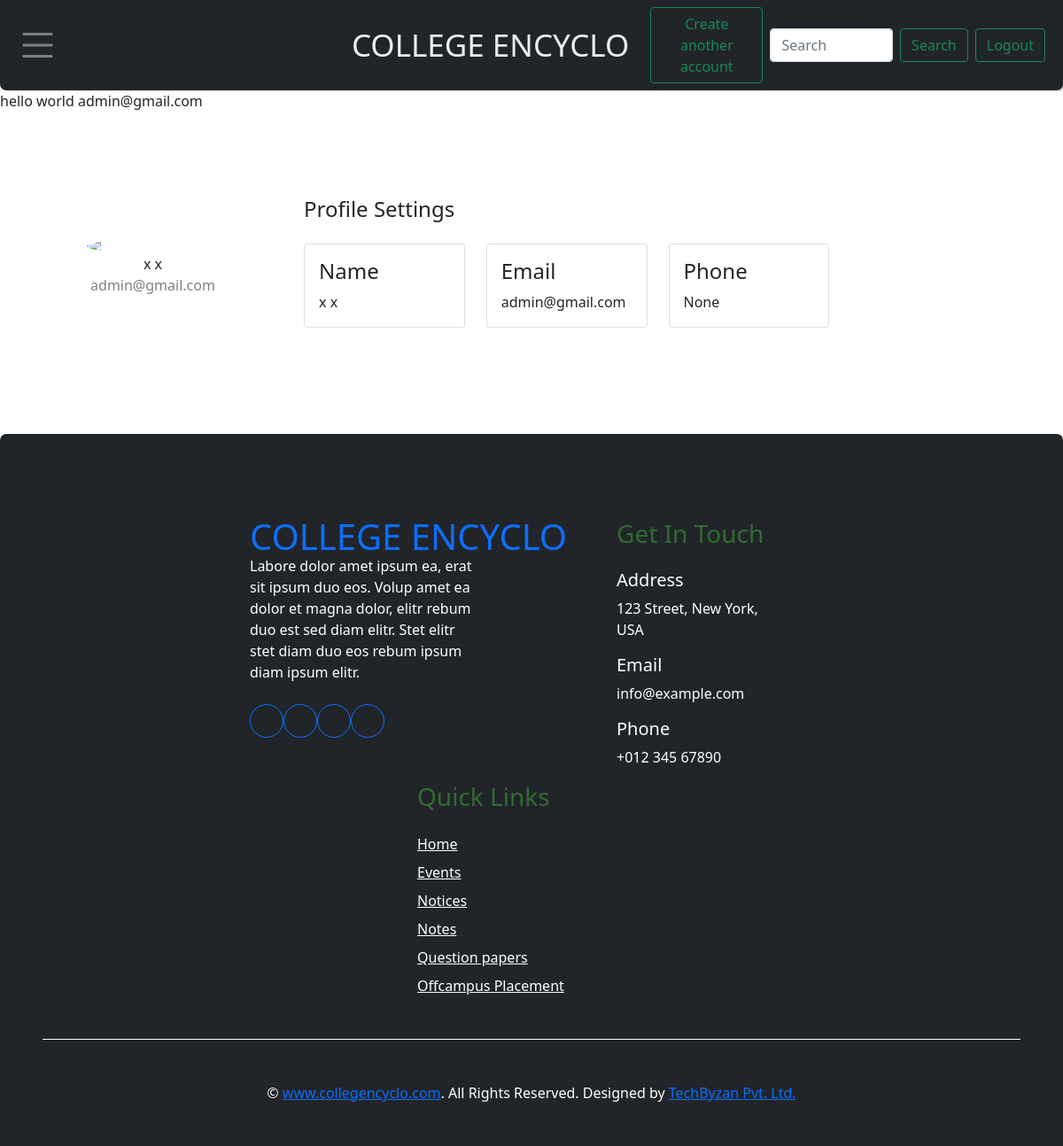
/ (signed in), run on the app's committed database.
### base/models.py (models this page shows)
class User(AbstractUser):
    username=None
    first_name=models.CharField(null=True, max_length=11)
    last_name=models.CharField(null=True, max_length=11)
    email=models.EmailField(unique=True, null=False)
    phone_no=models.CharField(max_length=11, null=True)
    ROLE_CHOICES = (
        ('1','Student'),
        ('2', 'Staff')
    )
    role=models.CharField(max_length=10, choices=ROLE_CHOICES ,null=True)
    created_at=models.DateTimeField(auto_now_add=True)
    USERNAME_FIELD = 'email'
    objects=UserManager()
    REQUIRED_FIELDS=[]

### base/views.py (the view)
# urls.py: path('',views.home, name="home"),
def home(request):
    if request.user.is_authenticated:
        ssu = request.user
        pro, created = Profile.objects.get_or_create(user = ssu)
        sad, created1 = Staffadmin.objects.get_or_create(user = ssu)
        staf=ssu.role
        if(staf == '1'):
            if(pro.detail_filled == False):
                return redirect('proform')
        elif(staf == '2'):
            if(sad.detail_filled_s == False):
                return redirect('staffproform')
    else:
        return redirect('logins')
    return render(request, 'home.html',{'ssu':ssu, 'staf':staf})

### templates/home.html (shortened to what this page needs)
{% extends 'base.html' %}
{% block body %}
{% if staf == '2' %}
HEYY
{% else %}
<div class="main">
    hello world
{{ssu}}
</div>
<div class="container rounded bg-white mt-5 mb-5">
    <div class="row">
        <div class="col-md-3 border-right">
            <div class="d-flex flex-column align-items-center text-center p-3 py-5"><img class="rounded-circle mt-5" width="150px" src="https://st3.depositphotos.com/15648834/17930/v/600/depositphotos_179308454-stock-illustration-unknown-person-silhouette-glasses-profile.jpg">
                <span class="font-weight-bold">{{ssu.first_name}} {{ssu.last_name}}</span>
                <span class="text-black-50">{{ssu}}</span
                    >
                </div>
        </div>
        <div class="col-md-9 border-right">
            <div class="p-3 py-5">
                <div class="d-flex justify-content-between align-items-center mb-3">
                    <h4 class="text-right">Profile Settings</h4>
                </div>
                <div class="row">
                <div class="col-md-3">
                    <div class="card">
                        <div class="card-body">
                            <h4 class="card-title"> Name </h4>
                            <p class="card-text">{{ssu.first_name}} {{ssu.last_name}}</p>
                            </div>
                        </div>
                    </div>
                    <div class="col-md-3">
                        <div class="card">
                            <div class="card-body">
                            <h4 class="card-title"> Email </h4>
                            <p class="card-text">{{ssu}}</p>
                        </div>
                    </div>
                </div>
                <div class="col-md-3">
                    <div class="card">
                        <div class="card-body">
                            <h4 class="card-title"> Phone </h4>
                            <p class="card-text">{{ssu.phone_no}}</p>
                        </div>
                    </div>
                </div>
            </div>
            <br>
        </div>
    </div>
    </div>
</div>
{% endif %}
{% endblock body %}

### data on the page
User: email "admin@gmail.com", first_name "x", last_name "x", phone_no "None"
